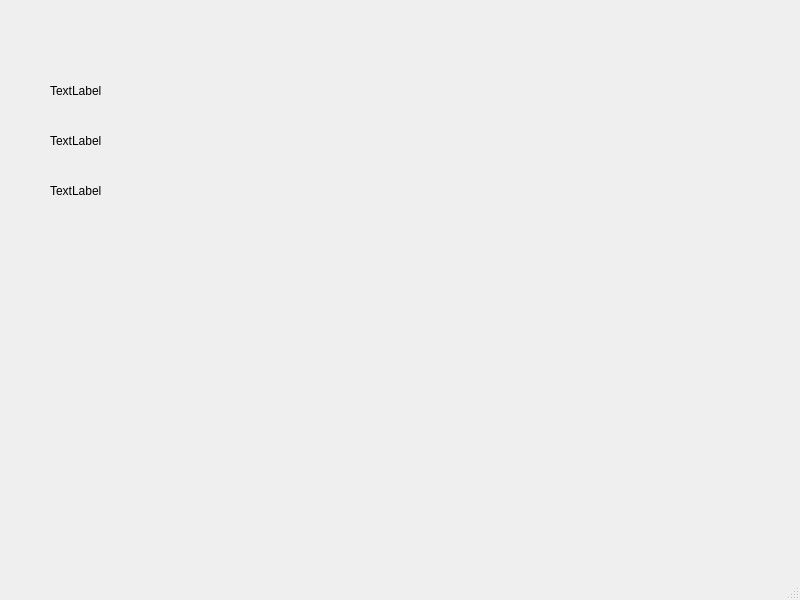
<?xml version="1.0" encoding="UTF-8"?>
<ui version="4.0">
 <class>MainWindow</class>
 <widget class="QMainWindow" name="MainWindow">
  <property name="geometry">
   <rect>
    <x>0</x>
    <y>0</y>
    <width>800</width>
    <height>600</height>
   </rect>
  </property>
  <property name="windowTitle">
   <string>MainWindow</string>
  </property>
  <widget class="QWidget" name="centralwidget">
   <widget class="QLabel" name="label">
    <property name="geometry">
     <rect>
      <x>50</x>
      <y>80</y>
      <width>85</width>
      <height>22</height>
     </rect>
    </property>
    <property name="text">
     <string>TextLabel</string>
    </property>
   </widget>
   <widget class="QLabel" name="label_2">
    <property name="geometry">
     <rect>
      <x>50</x>
      <y>130</y>
      <width>85</width>
      <height>22</height>
     </rect>
    </property>
    <property name="text">
     <string>TextLabel</string>
    </property>
   </widget>
   <widget class="QLabel" name="label_3">
    <property name="geometry">
     <rect>
      <x>50</x>
      <y>180</y>
      <width>85</width>
      <height>22</height>
     </rect>
    </property>
    <property name="text">
     <string>TextLabel</string>
    </property>
   </widget>
  </widget>
  <widget class="QMenuBar" name="menubar">
   <property name="geometry">
    <rect>
     <x>0</x>
     <y>0</y>
     <width>800</width>
     <height>27</height>
    </rect>
   </property>
  </widget>
  <widget class="QStatusBar" name="statusbar"/>
 </widget>
 <resources/>
 <connections/>
</ui>
